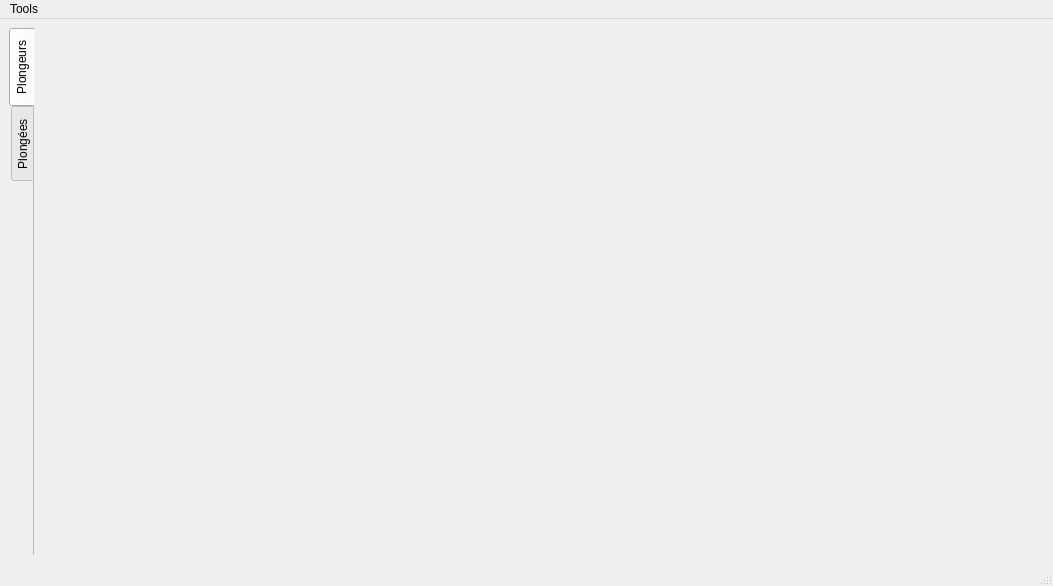
<?xml version="1.0" encoding="UTF-8"?>
<ui version="4.0">
 <class>MainWindow</class>
 <widget class="QMainWindow" name="MainWindow">
  <property name="geometry">
   <rect>
    <x>0</x>
    <y>0</y>
    <width>1053</width>
    <height>586</height>
   </rect>
  </property>
  <property name="font">
   <font>
    <pointsize>12</pointsize>
   </font>
  </property>
  <property name="windowTitle">
   <string>Sea Of Thieves Cooker</string>
  </property>
  <property name="styleSheet">
   <string notr="true">QLabel{color:rgb(25,180,255);font-weight: bold;}</string>
  </property>
  <widget class="QWidget" name="centralwidget">
   <layout class="QVBoxLayout" name="verticalLayout">
    <item>
     <widget class="QTabWidget" name="tabw_main">
      <property name="enabled">
       <bool>true</bool>
      </property>
      <property name="tabPosition">
       <enum>QTabWidget::West</enum>
      </property>
      <property name="currentIndex">
       <number>0</number>
      </property>
      <property name="usesScrollButtons">
       <bool>true</bool>
      </property>
      <property name="documentMode">
       <bool>true</bool>
      </property>
      <property name="tabsClosable">
       <bool>false</bool>
      </property>
      <property name="movable">
       <bool>false</bool>
      </property>
      <property name="tabBarAutoHide">
       <bool>true</bool>
      </property>
      <widget class="QStackedWidget" name="tab_divers">
       <property name="currentIndex">
        <number>1</number>
       </property>
       <attribute name="title">
        <string>Plongeurs</string>
       </attribute>
       <widget class="QWidget" name="pg_browse">
        <layout class="QVBoxLayout" name="verticalLayout_2">
         <item>
          <widget class="gui::DiverSearch" name="mainDiverSearch" native="true"/>
         </item>
         <item>
          <layout class="QHBoxLayout" name="hlay_diverEdit">
           <property name="sizeConstraint">
            <enum>QLayout::SetNoConstraint</enum>
           </property>
           <item>
            <widget class="QPushButton" name="pb_deleteDiver">
             <property name="sizePolicy">
              <sizepolicy hsizetype="Maximum" vsizetype="Fixed">
               <horstretch>0</horstretch>
               <verstretch>0</verstretch>
              </sizepolicy>
             </property>
             <property name="text">
              <string>Supprimer plongeur(s)</string>
             </property>
             <property name="shortcut">
              <string>Del</string>
             </property>
            </widget>
           </item>
           <item>
            <widget class="QPushButton" name="pb_newDiver">
             <property name="text">
              <string>Nouveau plongeur</string>
             </property>
            </widget>
           </item>
           <item>
            <widget class="QPushButton" name="pb_editDiver">
             <property name="sizePolicy">
              <sizepolicy hsizetype="Maximum" vsizetype="Fixed">
               <horstretch>0</horstretch>
               <verstretch>0</verstretch>
              </sizepolicy>
             </property>
             <property name="text">
              <string>Éditer plongeur</string>
             </property>
             <property name="shortcut">
              <string>Return</string>
             </property>
            </widget>
           </item>
          </layout>
         </item>
        </layout>
       </widget>
       <widget class="gui::DiverEdit" name="pg_editDiver"/>
      </widget>
      <widget class="QStackedWidget" name="tab_dives">
       <property name="currentIndex">
        <number>1</number>
       </property>
       <attribute name="title">
        <string>Plongées</string>
       </attribute>
       <widget class="gui::DiveEdit" name="pg_editDive"/>
       <widget class="QWidget" name="pg_browseDives">
        <layout class="QVBoxLayout" name="verticalLayout_3">
         <item>
          <widget class="gui::DiveSearch" name="mainDiveSearch" native="true">
           <property name="sizePolicy">
            <sizepolicy hsizetype="Preferred" vsizetype="Minimum">
             <horstretch>0</horstretch>
             <verstretch>0</verstretch>
            </sizepolicy>
           </property>
          </widget>
         </item>
         <item>
          <layout class="QHBoxLayout" name="hlay_diveEdit">
           <item>
            <widget class="QPushButton" name="pb_deleteDive">
             <property name="sizePolicy">
              <sizepolicy hsizetype="Maximum" vsizetype="Fixed">
               <horstretch>0</horstretch>
               <verstretch>0</verstretch>
              </sizepolicy>
             </property>
             <property name="text">
              <string>Supprimer plongée(s)</string>
             </property>
             <property name="shortcut">
              <string>Del</string>
             </property>
            </widget>
           </item>
           <item>
            <widget class="QPushButton" name="pb_newDive">
             <property name="text">
              <string>Nouvelle plongée</string>
             </property>
            </widget>
           </item>
           <item>
            <widget class="QPushButton" name="pb_editDive">
             <property name="sizePolicy">
              <sizepolicy hsizetype="Maximum" vsizetype="Fixed">
               <horstretch>0</horstretch>
               <verstretch>0</verstretch>
              </sizepolicy>
             </property>
             <property name="text">
              <string>Éditer plongée</string>
             </property>
             <property name="shortcut">
              <string>Return</string>
             </property>
            </widget>
           </item>
          </layout>
         </item>
        </layout>
       </widget>
      </widget>
     </widget>
    </item>
   </layout>
  </widget>
  <widget class="QMenuBar" name="menubar">
   <property name="geometry">
    <rect>
     <x>0</x>
     <y>0</y>
     <width>1053</width>
     <height>21</height>
    </rect>
   </property>
   <widget class="QMenu" name="menuTools">
    <property name="title">
     <string>Tools</string>
    </property>
    <addaction name="action_check_updates"/>
   </widget>
   <addaction name="menuTools"/>
  </widget>
  <widget class="QStatusBar" name="statusbar"/>
  <action name="action_check_updates">
   <property name="text">
    <string>Check updates</string>
   </property>
  </action>
 </widget>
 <customwidgets>
  <customwidget>
   <class>gui::DiverSearch</class>
   <extends>QWidget</extends>
   <header>Gui/DiverSearch.hpp</header>
   <container>1</container>
  </customwidget>
  <customwidget>
   <class>gui::DiverEdit</class>
   <extends>QWidget</extends>
   <header>Gui/DiverEdit.hpp</header>
   <container>1</container>
  </customwidget>
  <customwidget>
   <class>gui::DiveSearch</class>
   <extends>QWidget</extends>
   <header>Gui/DiveSearch.hpp</header>
   <container>1</container>
  </customwidget>
  <customwidget>
   <class>gui::DiveEdit</class>
   <extends>QWidget</extends>
   <header>Gui/DiveEdit.hpp</header>
   <container>1</container>
  </customwidget>
 </customwidgets>
 <resources/>
 <connections/>
</ui>
